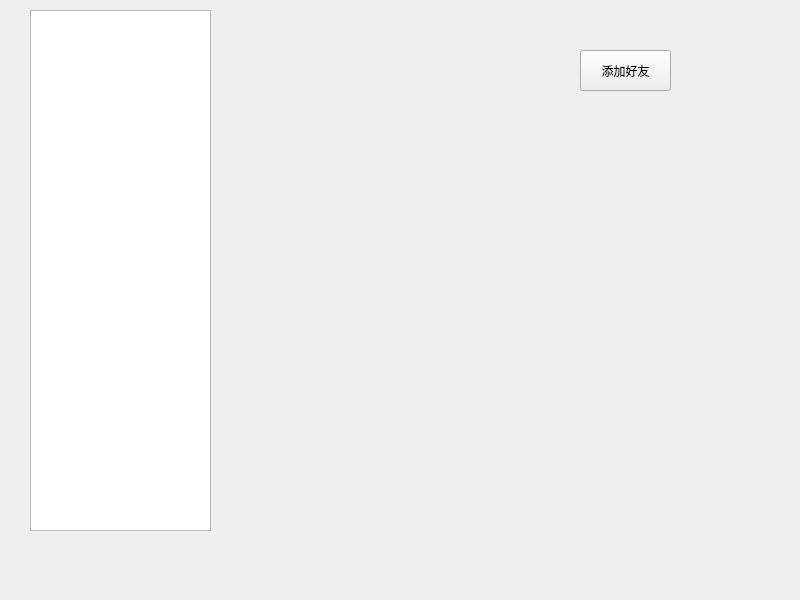
<?xml version="1.0" encoding="UTF-8"?>
<ui version="4.0">
 <class>Contacts_Form</class>
 <widget class="QWidget" name="Contacts_Form">
  <property name="geometry">
   <rect>
    <x>0</x>
    <y>0</y>
    <width>800</width>
    <height>600</height>
   </rect>
  </property>
  <property name="windowTitle">
   <string>Form</string>
  </property>
  <widget class="QWidget" name="widget" native="true">
   <property name="geometry">
    <rect>
     <x>230</x>
     <y>10</y>
     <width>521</width>
     <height>431</height>
    </rect>
   </property>
   <widget class="PushButton" name="pushButton_add_contact">
    <property name="geometry">
     <rect>
      <x>350</x>
      <y>40</y>
      <width>91</width>
      <height>41</height>
     </rect>
    </property>
    <property name="text">
     <string>添加好友</string>
    </property>
   </widget>
  </widget>
  <widget class="QWidget" name="layoutWidget">
   <property name="geometry">
    <rect>
     <x>30</x>
     <y>10</y>
     <width>181</width>
     <height>521</height>
    </rect>
   </property>
   <layout class="QHBoxLayout" name="horizontalLayout">
    <item>
     <widget class="ListWidget" name="listWidget">
      <property name="styleSheet">
       <string notr="true">listWidget{
	background-color: rgb(238, 238, 238);
}</string>
      </property>
     </widget>
    </item>
   </layout>
  </widget>
 </widget>
 <customwidgets>
  <customwidget>
   <class>ListWidget</class>
   <extends>QListWidget</extends>
   <header location="global">qfluentwidgets</header>
  </customwidget>
  <customwidget>
   <class>PushButton</class>
   <extends>QPushButton</extends>
   <header location="global">qfluentwidgets</header>
  </customwidget>
 </customwidgets>
 <resources/>
 <connections/>
</ui>
